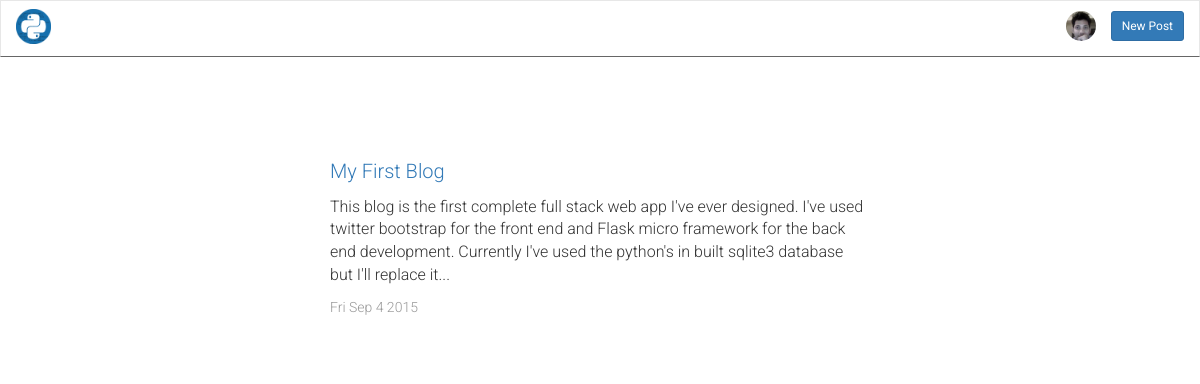
The page / on the database its author committed.
### tables this page shows
CREATE TABLE "blog" (
	`id`	INTEGER PRIMARY KEY AUTOINCREMENT,
	`title`	TEXT,
	`article`	TEXT,
	`time`	TEXT
);

### server.py (the view)
@app.route('/')
def index():
	list_of_articles = db_connect()
	print list_of_articles
	return render_template('index.html', articles = list_of_articles ,summary = summary)

### server.py (called while the page is built)
def summary(article):
	pos = article.find(" ",250)
	return article[:pos]

def db_connect():
	conn = sqlite3.connect('example.db')
	c = conn.cursor()
	c.execute('SELECT id,title,article,time FROM blog order by id DESC')
	list_of_articles = c.fetchall()
	conn.close()
	return list_of_articles

### templates/index.html (shortened to what this page needs)
<!DOCTYPE html>
<html>
<head>
	<link rel="stylesheet" type="text/css" href="/static/css/bootstrap.min.css">
	<link rel="stylesheet" type="text/css" href="/static/css/index.css">
</head>
<body>
	<nav class="navbar navbar-default navbar-menu">
		<div class="container-fluid">
			<div class="navbar-header">
				<a class="navbar-brand logo" href="/"><img src="/static/img/python.png"></a>
			</div>
			<div class="collapse navbar-collapse" id="bs-example-navbar-collapse-1">
				<ul class="nav navbar-nav navbar-right">
				    <li><a href="https://twitter.com/dinnu93"><img class="profile" src="/static/img/dinnu.jpeg"></a></li>
				    <li><button class="btn btn-primary btn-sm btn-post" onclick="location.href='/newpost';">New Post</button></li>
				</ul>
			</div>
		</div>
	</nav>
	<div class="container" style="margin-top:100px;">
		<div class="col-md-3"></div>
		<div class="col-md-6">
			{% for item in articles %}
			<p class="title"><a href={{ "/post/%s"%item[0] }}>{{ item[1] }}</a></p>
			<p class="article">{{ summary(item[2])+"..." }}</p>
			<span style="color:#999;font-size:14px;font-weight:300">{{ item[3] }}</span><br><br><br>
			{% endfor %}
		</div>
		<div class="col-md-3"></div>
	</div>
</body>
</html>

### static/css/index.css (style rules this page uses)
body { font-family: 'Roboto'; }
.logo>img { height: 35px; width: 35px; margin-top: -7px; }
.profile { width: 30px; height: auto; border-radius: 15px; margin-top: -5px; }
.navbar-menu { border-radius: 0; background: #fff; border-bottom: solid 1px #666; color: #666; }
.navbar-default .navbar-nav>li>a { color: #666; }
.title { font-weight: 300; font-size: 20px; }
.article { font-weight: 300; font-size: 16px; }
.btn-post { margin-top: 10px; }

### rows shown on the page
blog: title "My First Blog", article "This blog is the first complete full stack web app I've ever designed. I've used twitter bootstrap for the front end and Flask micro framework for the back end development. Currently I've used the python's in built sqlite3 database but I'll replace it...", time "Fri Sep 4 2015"
